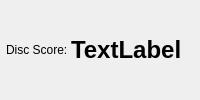
       <widget class="QWidget" name="Graph_Tab_StartleTab">
        <attribute name="title">
         <string>Startle</string>
        </attribute>
        <layout class="QGridLayout" name="gridLayout_9">
         <property name="margin">
          <number>3</number>
         </property>
         <property name="spacing">
          <number>3</number>
         </property>
         <item row="0" column="0">
          <widget class="QWidget" name="Paper_Startle" native="true">
           <layout class="QGridLayout" name="gridLayout_11" rowstretch="0,1" columnstretch="0,1">
            <property name="margin">
             <number>3</number>
            </property>
            <property name="spacing">
             <number>3</number>
            </property>
            <item row="0" column="1">
             <widget class="QLabel" name="Discrimination_Score_Label">
              <property name="font">
               <font>
                <pointsize>18</pointsize>
                <weight>75</weight>
                <bold>true</bold>
               </font>
              </property>
              <property name="text">
               <string>TextLabel</string>
              </property>
             </widget>
            </item>
            <item row="0" column="0">
             <widget class="QLabel" name="label_33">
              <property name="text">
               <string>Disc Score:</string>
              </property>
             </widget>
            </item>
            <item row="1" column="0" colspan="2">
             <layout class="QVBoxLayout" name="startleLayout"/>
            </item>
           </layout>
          </widget>
         </item>
        </layout>
       </widget>
